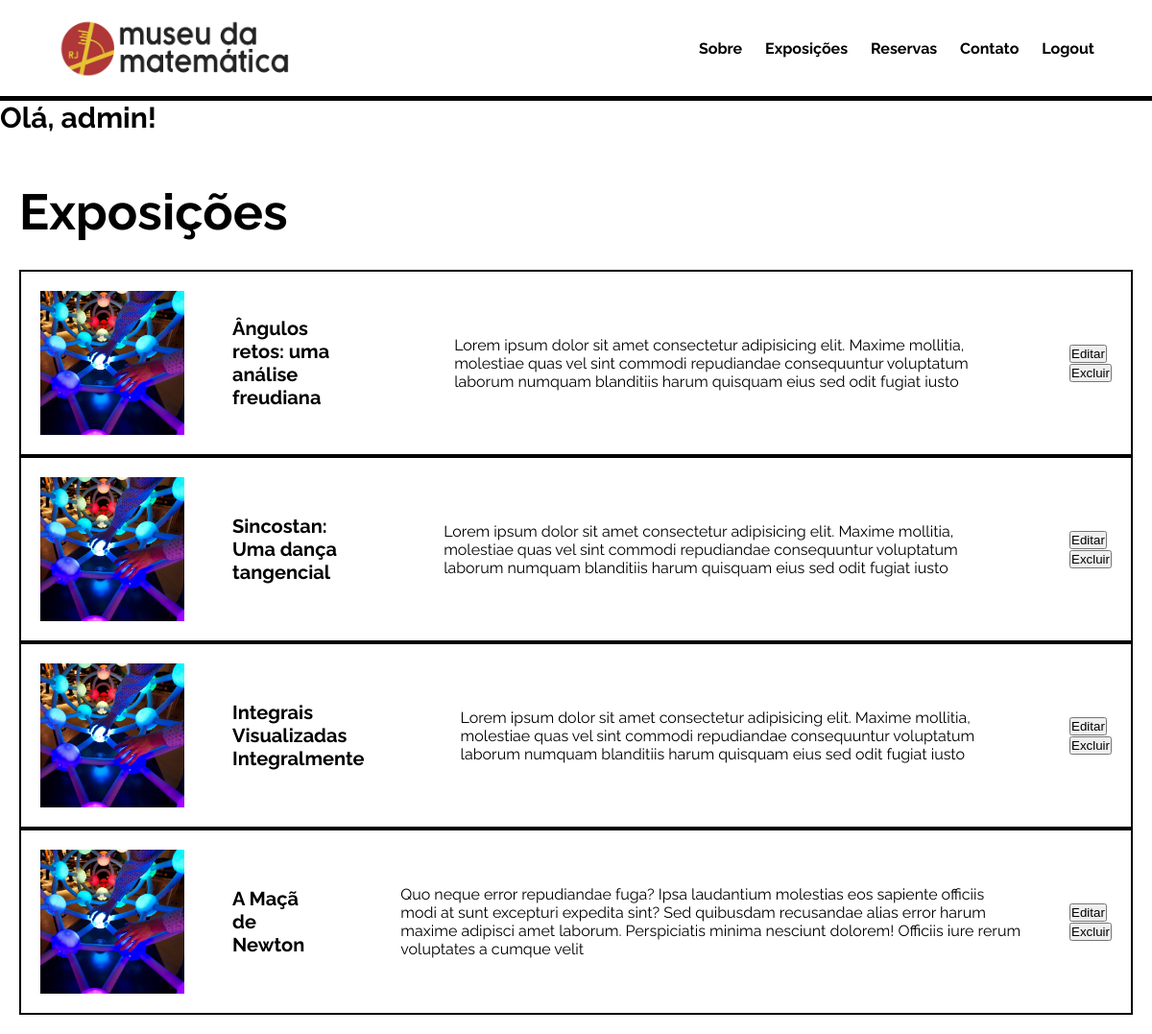
The page /exposicoes/ (signed in) on the database its author committed.
### museu_matematica/models.py (models this page shows, shortened)
class Exposicao(models.Model):
    titulo = models.CharField(max_length=300)
    descricao = models.CharField(max_length=1000)

### museu_matematica/views.py (the view)
# urls.py: path('exposicoes/', ExposicaoListView.as_view(), name='exposicoes'),
class ExposicaoListView(View):
    def get(self, request, *args, **kwargs):
        exposicoes = Exposicao.objects.all()
        context = { 'exposicoes': exposicoes, }
        return render(request, 'museu_matematica/exposicoes.html', context)

### museu_matematica/templates/museu_matematica/exposicoes.html (shortened to what this page needs)
{% load static %}
    <!DOCTYPE html>
    <html lang="pt-BR">
    <head>
        <link rel="stylesheet" href="{% static 'museu-matematica/css/styles.css' %}">
    </head>
    <body>
        {% include 'museu_matematica/header.html' %}
        <div class ="hellotext_wrapper">
        <h3>Olá, {% firstof user.username "visitante" %}!</h3>
        <h1 class="exposicoes_text">Exposições</h1>
        </div>
        <div class="exp_container">
            {% for exposicao in exposicoes %}
            <div class="exp_card">
                <img src="{% static 'museu-matematica/images/exposicao.jpg' %}">
                <p class="exp_card_title">{{exposicao.titulo}}</p>
                <p>{{exposicao.descricao}}</p>
                <div class="exp_buttons">
                    {% if not request.user.is_authenticated %}
                        <h4>Faça login para reservar</h4>
                    {% else %}
                        {% if request.user.is_superuser %}
                            <button>Editar</button>
                            <button>Excluir</button>
                        {% else %}
                        <form action="{% url 'reservar' pk=exposicao.id %}">
                            <input type="submit" value="Reservar" />
                        </form>
                        {% endif %}
                    {% endif %}
                </div>
            </div>
            {% empty %}
            <h3>Nenhuma exposição cadastrada, volte mais tarde!</h3>
            {% endfor %}
        </div>
    </body>
    </html>

### museu_matematica/static/museu-matematica/css/styles.css (style rules this page uses)
* { margin: 0; padding: 0; }
:root { --color-primary: #C41E1E; --color-secondary: #d3a422; --color-gray: #888888; }
body, input, select { font-family: 'Raleway', sans-serif; }
h1 { font-size: 52px; }
h3 { font-size: 30px; }
.exposicoes_text { padding-top: 50px; padding-bottom: 10px; padding-left: 20px; }
.exp_container { display: flex; flex-direction: column; align-items: center; justify-content: center; padding: 20px; }
.exp_card { padding: 20px; display: flex; justify-content: center; align-items: center; border: 2px solid black; }
.exp_card p { margin-left: 50px; margin-right: 50px; }
.exp_card img { width: 150px; height: 150px; object-fit: cover; }
.exp_card_title { font-weight: bold; font-size: 20px; }

### rows shown on the page
Exposicao: titulo "Ângulos retos: uma análise freudiana", descricao "Lorem ipsum dolor sit amet consectetur adipisicing elit. Maxime mollitia, molestiae quas vel sint commodi repudiandae consequuntur voluptatum laborum numquam blanditiis harum quisquam eius sed odit fugiat iusto"
Exposicao: titulo "Sincostan: Uma dança tangencial", descricao "Lorem ipsum dolor sit amet consectetur adipisicing elit. Maxime mollitia, molestiae quas vel sint commodi repudiandae consequuntur voluptatum laborum numquam blanditiis harum quisquam eius sed odit fugiat iusto"
Exposicao: titulo "Integrais Visualizadas Integralmente", descricao "Lorem ipsum dolor sit amet consectetur adipisicing elit. Maxime mollitia, molestiae quas vel sint commodi repudiandae consequuntur voluptatum laborum numquam blanditiis harum quisquam eius sed odit fugiat iusto"
Exposicao: titulo "A Maçã de Newton", descricao "Quo neque error repudiandae fuga? Ipsa laudantium molestias eos sapiente officiis modi at sunt excepturi expedita sint? Sed quibusdam recusandae alias error harum maxime adipisci amet laborum. Perspiciatis minima nesciunt dolorem! Officiis iure rerum voluptates a cumque velit"
